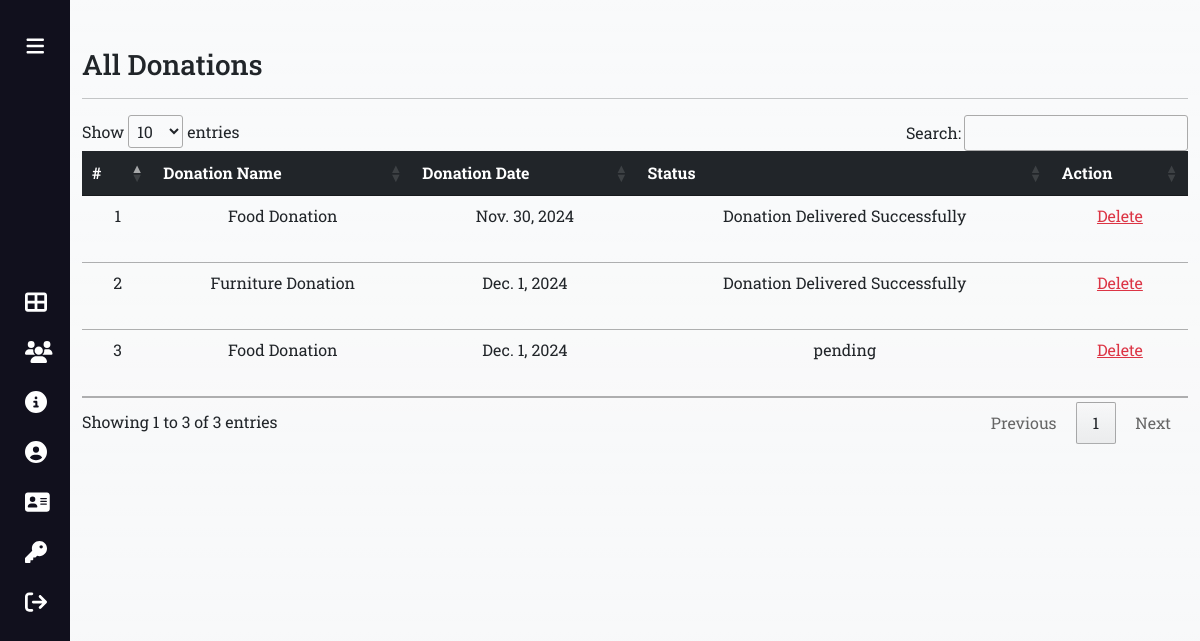
Screenshot of /all-donations/ (signed in) with the database file from the repository.
### app/models.py (models this page shows)
class Donation (models.Model):
    donor = models.ForeignKey(Donor, on_delete=models.CASCADE)
    donationname = models.CharField(choices=DONATION_CHOICES,max_length=100, null=True)
    donationpic = models.ImageField(upload_to='donation', null=True, blank=True)
    collectionloc = models.CharField(max_length=300, null=True)
    description= models.CharField(max_length=300, null=True)
    status = models.CharField(max_length=30, null=True)
    donationdate = models.DateField(null=True)
    adminremark = models.CharField(max_length=200, null=True)
    volunteer = models.ForeignKey(Volunteer, on_delete=models.CASCADE, null=True)
    donationarea = models.ForeignKey(DonationArea, on_delete=models. CASCADE, null=True)
    volunteerremark = models.CharField(max_length=200, null=True)
    updationdate = models.DateField(null=True)

### app/views.py (the view)
# urls.py: path("all-donations/", views.all_donations, name="all_donations"),
def all_donations(request):
    if not request.user.is_authenticated:
       return redirect('/login-admin')
    donation=Donation.objects.all()
    return render(request, "all-donations.html",locals())

### app/templates/all-donations.html
{% extends 'base-db-admin.html' %}
{% load static %}
{% block main %}
<div class="container mt-5 vh-100 table-responsive">
    <h3>All Donations</h3>
    <hr>
    <table id="mytable" class="table data">
        <thead class="table-dark">
            <tr class="text-center">
                <th scope="col">#</th>
                <th scope="col">Donation Name</th>
                <th scope="col">Donation Date</th>
                <th scope="col">Status</th>
                <th scope="col">Action</th>
              </tr>
        </thead>
        <tbody>
          {% for i in donation %}
              <tr class="text-center">
                <td>{{forloop.counter}}</td>
                <td>{{i.donationname}}</td>
                <td>{{i.donationdate}}</td>
                <td>{{i.status}}</td>
                <td><a href="{% url 'delete_donation' i.id %}" class="text-danger" onclick="return confirm('Are you sure?')">Delete</a></td>
              </tr>
          {% endfor %}
        </tbody>
    </table>
  </div>
{% endblock main %}

### app/static/css/style-admin.css (style rules this page uses)
* { margin:0; padding:0; box-sizing: border-box; }
body { position: relative; min-height: 100vh; width: 100%; overflow: hidden; }
.table tr td { height: 50px; }

### rows the page displays
Donation: donationname "Food Donation", donationdate "Nov. 30, 2024", status "Donation Delivered Successfully"
Donation: donationname "Furniture Donation", donationdate "Dec. 1, 2024", status "Donation Delivered Successfully"
Donation: donationname "Food Donation", donationdate "Dec. 1, 2024", status "pending"
